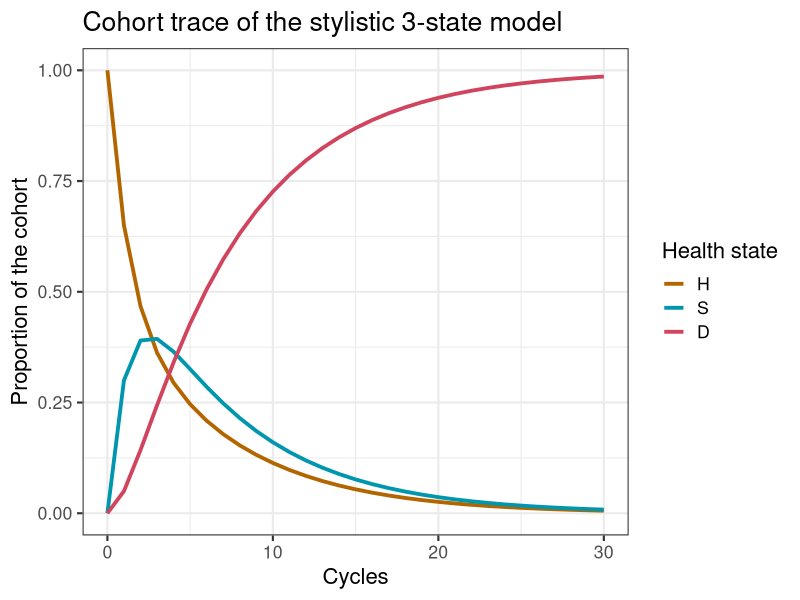

The R source for this figure: (Note: this script raises an error after producing the figure.)
## ---- chunk 1
knitr::opts_chunk$set(echo = TRUE)

DARTHgreen      <- '#009999'  
DARTHyellow     <- '#FDAD1E'  
DARTHblue       <- '#006699' 
DARTHlightgreen <- '#00adad'
DARTHgray       <- '#666666'
## ---- chunk 2
###############################################################################
### A brief report   ## 2019 ##
################################################################################
# This code forms the basis for the brief report: 
# 'A multidimensional array representation of state-transition model dynamics' 
# Please cite the article when using this code
################################################################################
# Demonstrate the dynamics-array approach using a stylistic 3-state model 
################################################################################
# To program this tutorial, we made use of 
# R version 3.5.1 (2018-7-02)
# Platform: x86_64-apple-darwin15.6.0 (64-bit)
# Running under: macOS Mojave 10.14
# RStudio: Version 1.1.456 2009-2018 RStudio, Inc
################################################################################
## ---- chunk 3
#### 01.1 Load packages and functions ####
library(reshape2) # load reshape2 to transform data
library(ggplot2)  # load ggplot2 for nice looking plots
## ---- chunk 4
#### 01.2.1 General setup ####
age         <- 70  # age of starting cohort
n_t         <- 30  # time horizon, number of cycles
v_age_names <- age:(age + n_t - 1) # vector with age names
v_n <- c("H", "S", "D") # vector with the 3 health states of the model:
# Healthy (H), Sick (S), Dead (D)
n_states <- length(v_n) # number of health states 
## ---- chunk 5
#### 01.2.3 Generate initial set of base-case external parameters ####
# Costs
c_H   <- 1000   # cost of remaining one cycle healthy 
c_S   <- 3000   # cost of remaining one cycle sick 
c_D   <- 0      # cost of being dead (per cycle)
# State utilities
u_H   <- 1      # utility when healthy 
u_S   <- 0.60   # utility when sick 
u_D   <- 0      # utility when healthy 
# Transition probabilities (per cycle)
p_HS  <- 0.30   # probability to become sick when healthy
p_HD  <- 0.05   # probability to die when healthy
p_SH  <- 0.15   # probability to become healthy when sick
p_SD  <- 0.20   # probability to die when sick
# Transition rewards
du_HS <- 0.10   # one-time utility decrement when becoming sick
ic_D  <- 4000   # one-time cost of dying
## ---- chunk 6
#### 02.1 Initial state vector ####
# the cohort start in the Healthy health state
v_m0 <- c(H = 1, S = 0, D = 0)
v_m0

#### 02.2 Cohort trace  
## Create the Markov cohort trace matrix m_M capturing the proportion of the cohort 
# in each state at each cycle

m_M <- matrix(0,  # initialize cohort trace
              nrow = (n_t + 1), ncol = n_states, 
              dimnames = list(0:n_t, v_n))

m_M[1, ] <- v_m0   # store the initial state vector
## ---- chunk 7
#### 02.3 Transition probability matrix ####
# matrix m_P at the first cycle
m_P <- matrix(NA, 
              nrow = n_states, ncol = n_states, 
              dimnames = list(v_n, v_n))

# Fill in matrix
# From Healthy
m_P["H", "H"]  <- 1 - (p_HS + p_HD)
m_P["H", "S"]  <- p_HS
m_P["H", "D"]  <- p_HD
# From Sick
m_P["S", "H"]  <- p_SH
m_P["S", "S"]  <- 1 - (p_SH + p_SD)
m_P["S", "D"]  <- p_SD
# From Death
m_P["D", "H"]  <- 0
m_P["D", "S"]  <- 0
m_P["D", "D"]  <- 1

m_P # print the transition probability matrix
## ---- chunk 8
for(t in 1:n_t){  # loop through the number of cycles
  # estimate the state vector for the next cycle (t + 1)
  m_M[t + 1, ] <- m_M[t, ] %*% m_P   
}
## ---- chunk 9
head(round(m_M, 3)) # show the first six lines of the cohort trace
## ---- chunk 10
a_A <- array(0, dim = c(n_states, n_states, n_t + 1),
             dimnames = list(v_n, v_n, 0:n_t)) # initialize array
diag(a_A[, , 1]) <- v_m0 # store the initial state vector in the diagonal of A
a_A[, , 1] # print the first cycle
## ---- chunk 11
# run the model 
for(t in 1:n_t){                     # loop through the number of cycles
  a_A[, , t + 1] <- colSums(a_A[, , t]) * m_P  # estimate the transition dynamics at t + 1
}
## ---- chunk 12
a_A[, , 1:3] # shown for two cycles
sum(a_A[, , 3]) # sum for t = 3
## ---- chunk 13
sum(a_A[, "S", 3]) # sum the column of S at t = 3
## ---- chunk 14
# recovering M from A 
m_MviaA <- t(colSums(a_A))   # sum over the columns of a_A and transpose 
## ---- chunk 15
#### 05.1 Create reward matrices for both costs and effects #### 
m_R_costs <- m_R_effects <- matrix(NA, 
                  nrow = n_states, ncol = n_states, 
                  dimnames = list(v_n, v_n))
    
# Fill in matrix for costs
# To Healthy
m_R_costs["H", "H"]  <- c_H
m_R_costs["S", "H"]  <- c_H 
m_R_costs["D", "H"]  <- c_H 
# To Sick
m_R_costs["H", "S"]  <- c_S
m_R_costs["S", "S"]  <- c_S 
m_R_costs["D", "S"]  <- c_S 
# To Death
m_R_costs["H", "D"]  <- c_D + ic_D
m_R_costs["S", "D"]  <- c_D + ic_D
m_R_costs["D", "D"]  <- c_D 

# Fill in matrix for effects
# To Healthy
m_R_effects["H", "H"]  <- u_H
m_R_effects["S", "H"]  <- u_H 
m_R_effects["D", "H"]  <- u_H 
# To Sick
m_R_effects["H", "S"]  <- u_S - du_HS
m_R_effects["S", "S"]  <- u_S 
m_R_effects["D", "S"]  <- u_S 
# to Death
m_R_effects["H", "D"]  <- u_D
m_R_effects["S", "D"]  <- u_D
m_R_effects["D", "D"]  <- u_D 
## ---- chunk 16
m_R_costs    # show the reward matrix for costs
m_R_effects  # show the reward matrix for effects
## ---- chunk 17
#### 05.2 Expected QALYs and Costs per cycle for each strategy ####
a_Y_costs <- a_Y_effects <- array(0, dim = c(n_states, n_states, n_t + 1),
             dimnames = list(v_n, v_n, 0:n_t))

# initialize arrays 
a_Y_costs[, , 1]   <- a_A[, , 1] * m_R_costs  
a_Y_effects[, , 1] <- a_A[, , 1] * m_R_effects  

for(t in 1:n_t){ 
# element-wise-multiplication of array A with the rewards matrices
a_Y_costs[, , t + 1]   <- a_A[, , t + 1] * m_R_costs   
a_Y_effects[, , t + 1] <- a_A[, , t + 1] * m_R_effects 
}
## ---- chunk 18
# calculate the expected costs per cycle
v_costs <- rowSums(t(colSums(a_Y_costs))) 
# calculate the expected QALYs per cycle
v_QALYs <- rowSums(t(colSums(a_Y_effects))) 

TC <- sum(v_costs)  # calculate the total expected costs
TE <- sum(v_QALYs)  # calculate the total expected QALYS

v_results <- c(TC, TE)       # combine the total expected costs and QALYs
names(v_results) <- c("Costs", "Effect") # name the vector
v_results                    # print the results  
## ---- chunk 19
ggplot(melt(m_M), aes(x = Var1, y = value, color = Var2)) +
  geom_line(size = 1.3) +
  scale_color_discrete(l = 50, name = "Health state", h = c(45, 365)) +
  xlab("Cycle") +
  ylab("Proportion of the cohort") +
  ggtitle("Cohort trace of the stylistic 3-state model") +
  theme_bw(base_size = 16) +
  scale_x_continuous(name = "Cycles", limits = c(0, n_t), 
                     breaks = seq(0, n_t, 10)) +
  theme()
## ---- chunk 20
save(m_M, file = "../output/cohort_trace.RData") # save the object 
save(a_A, file = "../output/array.RData") # save the object 
## ---- chunk 21
v_e <- numeric(n_t)   # create the vector v_e
# calculate the ratio across all cycles starting in cycle 2
v_e <-  a_A["S", "D", -1] / (a_A["H", "D", -1] +  a_A["S", "D", -1])
## ---- chunk 22
df_e <- as.data.frame(cbind(1:n_t, v_e)) # create a dataframe with cycles and proportion that dies each cycle
colnames(df_e) <- c("cycle", "proportion") # name the columns of the dataframe
## ---- chunk 23
### Plot ratio
ggplot(df_e, aes(x = cycle, y = proportion)) +
  geom_line(size = 1.3) +
  scale_color_discrete(l = 50, name = "Health state", h = c(45, 365)) +
  xlab("Cycle") +
  ylab("Ratio deaths from sick to all deaths") +
  ggtitle("Ratio deaths from sick to all deaths") +
  theme_bw(base_size = 16) +
  scale_x_continuous(name = "Cycles", limits = c(1, n_t), breaks = seq(1, n_t, 1)) +
  scale_y_continuous(name = "Ratio S->D vs all deaths", limits = c(0, 1)) +
  theme()
## ---- chunk 24
ggsave("../figs/Proportion_death_from_sick.png", width = 8, height = 6) # save the plot
## ---- chunk 25
v_n <- c("H", "Stemp", "S", "Dtemp", "D") # vector with the 3 health states of the model:
# Healthy (H), Sick (S), Dead (D) and two temporary health states one for Sick for the first time (Stemp) and one for dying (Dtemp)
n_states <- length(v_n) # number of health states 
## ---- chunk 26
#### Transition probability matrix ####
# matrix m_P at the first cycle
m_P <- matrix(NA, 
              nrow = n_states, 
              ncol = n_states, 
              dimnames = list(v_n, v_n))
## ---- chunk 27
# Fill in matrix
# From Healthy
m_P["H", "H"]      <- 1 - (p_HS + p_HD)
m_P["H", "Stemp"]  <- p_HS
m_P["H", "S"]      <- 0
m_P["H", "Dtemp"]  <- p_HD
m_P["H", "D"]      <- 0

# From Sick temporary (first cycle being sick)
m_P["Stemp", "H"]     <- p_SH
m_P["Stemp", "Stemp"] <- 0
m_P["Stemp", "S"]     <- 1 - (p_SH + p_SD)
m_P["Stemp", "Dtemp"] <- p_SD
m_P["Stemp", "D"]     <- 0

# From Sick
m_P["S", "H"]         <- p_SH
m_P["S", "Stemp"]     <- 0
m_P["S", "S"]         <- 1 - (p_SH + p_SD)
m_P["S", "Dtemp"]     <- p_SD
m_P["S", "D"]         <- 0

# From Death temporary
m_P["Dtemp", "H"]     <- 0
m_P["Dtemp", "Stemp"] <- 0
m_P["Dtemp", "S"]     <- 0
m_P["Dtemp", "Dtemp"] <- 0
m_P["Dtemp", "D"]     <- 1

# From Death
m_P["D", "H"]         <- 0
m_P["D", "Stemp"]     <- 0
m_P["D", "S"]         <- 0
m_P["D", "Dtemp"]     <- 0
m_P["D", "D"]         <- 1

m_P # print the transition probability matrix 
## ---- chunk 28
#### Cohort trace matrix ####
## Initial state vector
v_m0 <- c(H = 1, Stemp = 0, S = 0, D = 0, Dtemp = 0) # the cohort starts healthy

## Create the Markov cohort trace matrix m_M that captures the proportion of the cohort in each state at each cycle
m_M <- matrix(0, 
              nrow = (n_t + 1), 
              ncol = n_states, 
              dimnames = list(0:n_t, v_n)) # initialize cohort trace matrix 

m_M[1, ] <- v_m0 # store the initial state vector in the first row of the cohort trace
## ---- chunk 29
#### Run the cSTM ####
for(t in 1:n_t){  # loop through the number of cycles
  # estimate the state vector for the next cycle (t + 1)
  m_M[t + 1, ] <- m_M[t, ] %*% m_P    
}

head(m_M)
## ---- chunk 30
#### State and transition rewards ####
## Create a vector to store rewards
v_R_costs   <- c(c_H, c_S, c_S, c_D + ic_D, c_D)
v_R_effects <- c(u_H, u_S - du_HS, u_S, u_D, u_D)
names(v_R_costs) <- names(v_R_effects) <- v_n
## ---- chunk 31
#### Aggregate outcomes ####
v_costs <- m_M %*% v_R_costs          # calculate the expected costs per cycle
v_QALYs <- m_M %*% v_R_effects        # calculate the expected QALYs per cycle

TC <- sum(v_costs)                    # calculate the total expected costs
TE <- sum(v_QALYs)                    # calculate the total expected QALYS
v_results <- c(TC, TE)                # combine the total expected costs and QALYs
names(v_results) <- c("Costs", "Effect") # name the vector
v_results                                # print the results  
